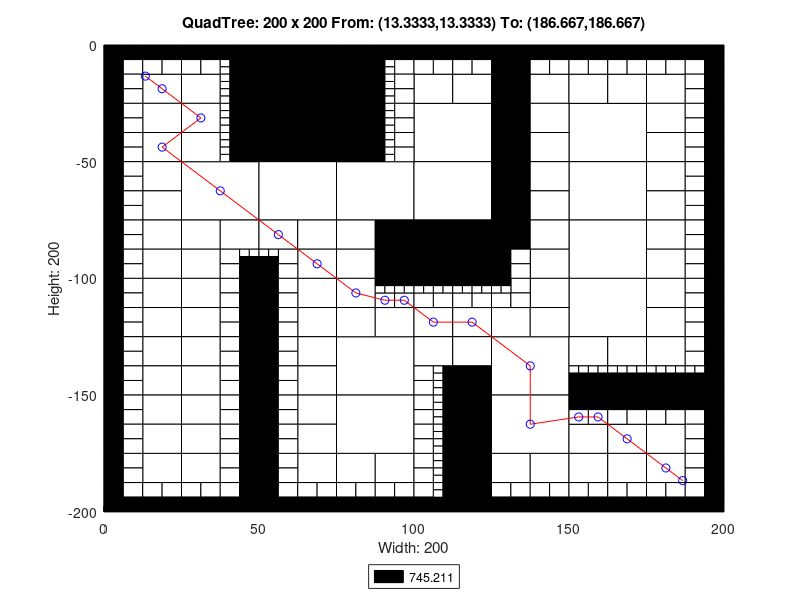

This chart was generated by the following MATLAB code:
axis([0 200 -200 0]);
title('QuadTree: 200 x 200 From: (13.3333,13.3333) To: (186.667,186.667)');
xlabel('Width: 200');
ylabel('Height: 200');
rectangle('Position',[50 -25 25 25], 'FaceColor',[0 0 0]);
rectangle('Position',[50 -50 25 25], 'FaceColor',[0 0 0]);
rectangle('Position',[25 -75 25 25], 'FaceColor',[1 1 1]);
rectangle('Position',[50 -75 25 25], 'FaceColor',[1 1 1]);
rectangle('Position',[75 -75 25 25], 'FaceColor',[1 1 1]);
rectangle('Position',[100 -50 25 25], 'FaceColor',[1 1 1]);
rectangle('Position',[150 -50 25 25], 'FaceColor',[1 1 1]);
rectangle('Position',[100 -75 25 25], 'FaceColor',[1 1 1]);
rectangle('Position',[100 -100 25 25], 'FaceColor',[0 0 0]);
rectangle('Position',[150 -75 25 25], 'FaceColor',[1 1 1]);
rectangle('Position',[150 -100 25 25], 'FaceColor',[1 1 1]);
rectangle('Position',[75 -150 25 25], 'FaceColor',[1 1 1]);
rectangle('Position',[75 -175 25 25], 'FaceColor',[1 1 1]);
rectangle('Position',[125 -150 25 25], 'FaceColor',[1 1 1]);
rectangle('Position',[150 -125 25 25], 'FaceColor',[1 1 1]);
rectangle('Position',[125 -175 25 25], 'FaceColor',[1 1 1]);
rectangle('Position',[12.5 -25 12.5 12.5], 'FaceColor',[1 1 1]);
rectangle('Position',[25 -25 12.5 12.5], 'FaceColor',[1 1 1]);
rectangle('Position',[12.5 -37.5 12.5 12.5], 'FaceColor',[1 1 1]);
rectangle('Position',[12.5 -50 12.5 12.5], 'FaceColor',[1 1 1]);
rectangle('Position',[25 -37.5 12.5 12.5], 'FaceColor',[1 1 1]);
rectangle('Position',[25 -50 12.5 12.5], 'FaceColor',[1 1 1]);
rectangle('Position',[75 -12.5 12.5 12.5], 'FaceColor',[0 0 0]);
rectangle('Position',[75 -25 12.5 12.5], 'FaceColor',[0 0 0]);
rectangle('Position',[75 -37.5 12.5 12.5], 'FaceColor',[0 0 0]);
rectangle('Position',[75 -50 12.5 12.5], 'FaceColor',[0 0 0]);
rectangle('Position',[12.5 -62.5 12.5 12.5], 'FaceColor',[1 1 1]);
rectangle('Position',[12.5 -75 12.5 12.5], 'FaceColor',[1 1 1]);
rectangle('Position',[12.5 -87.5 12.5 12.5], 'FaceColor',[1 1 1]);
rectangle('Position',[12.5 -100 12.5 12.5], 'FaceColor',[1 1 1]);
rectangle('Position',[25 -87.5 12.5 12.5], 'FaceColor',[1 1 1]);
rectangle('Position',[37.5 -87.5 12.5 12.5], 'FaceColor',[1 1 1]);
rectangle('Position',[25 -100 12.5 12.5], 'FaceColor',[1 1 1]);
rectangle('Position',[50 -87.5 12.5 12.5], 'FaceColor',[1 1 1]);
rectangle('Position',[62.5 -87.5 12.5 12.5], 'FaceColor',[1 1 1]);
rectangle('Position',[62.5 -100 12.5 12.5], 'FaceColor',[1 1 1]);
rectangle('Position',[75 -87.5 12.5 12.5], 'FaceColor',[1 1 1]);
rectangle('Position',[87.5 -87.5 12.5 12.5], 'FaceColor',[0 0 0]);
rectangle('Position',[75 -100 12.5 12.5], 'FaceColor',[1 1 1]);
rectangle('Position',[87.5 -100 12.5 12.5], 'FaceColor',[0 0 0]);
rectangle('Position',[100 -25 12.5 12.5], 'FaceColor',[1 1 1]);
rectangle('Position',[112.5 -25 12.5 12.5], 'FaceColor',[1 1 1]);
rectangle('Position',[125 -12.5 12.5 12.5], 'FaceColor',[0 0 0]);
rectangle('Position',[125 -25 12.5 12.5], 'FaceColor',[0 0 0]);
rectangle('Position',[137.5 -25 12.5 12.5], 'FaceColor',[1 1 1]);
rectangle('Position',[125 -37.5 12.5 12.5], 'FaceColor',[0 0 0]);
rectangle('Position',[137.5 -37.5 12.5 12.5], 'FaceColor',[1 1 1]);
rectangle('Position',[125 -50 12.5 12.5], 'FaceColor',[0 0 0]);
rectangle('Position',[137.5 -50 12.5 12.5], 'FaceColor',[1 1 1]);
rectangle('Position',[150 -25 12.5 12.5], 'FaceColor',[1 1 1]);
rectangle('Position',[162.5 -25 12.5 12.5], 'FaceColor',[1 1 1]);
rectangle('Position',[175 -25 12.5 12.5], 'FaceColor',[1 1 1]);
rectangle('Position',[175 -37.5 12.5 12.5], 'FaceColor',[1 1 1]);
rectangle('Position',[175 -50 12.5 12.5], 'FaceColor',[1 1 1]);
rectangle('Position',[125 -62.5 12.5 12.5], 'FaceColor',[0 0 0]);
rectangle('Position',[137.5 -62.5 12.5 12.5], 'FaceColor',[1 1 1]);
rectangle('Position',[125 -75 12.5 12.5], 'FaceColor',[0 0 0]);
rectangle('Position',[137.5 -75 12.5 12.5], 'FaceColor',[1 1 1]);
rectangle('Position',[125 -87.5 12.5 12.5], 'FaceColor',[0 0 0]);
rectangle('Position',[137.5 -87.5 12.5 12.5], 'FaceColor',[1 1 1]);
rectangle('Position',[137.5 -100 12.5 12.5], 'FaceColor',[1 1 1]);
rectangle('Position',[175 -62.5 12.5 12.5], 'FaceColor',[1 1 1]);
rectangle('Position',[175 -75 12.5 12.5], 'FaceColor',[1 1 1]);
rectangle('Position',[175 -87.5 12.5 12.5], 'FaceColor',[1 1 1]);
rectangle('Position',[175 -100 12.5 12.5], 'FaceColor',[1 1 1]);
rectangle('Position',[12.5 -112.5 12.5 12.5], 'FaceColor',[1 1 1]);
rectangle('Position',[12.5 -125 12.5 12.5], 'FaceColor',[1 1 1]);
rectangle('Position',[25 -112.5 12.5 12.5], 'FaceColor',[1 1 1]);
rectangle('Position',[25 -125 12.5 12.5], 'FaceColor',[1 1 1]);
rectangle('Position',[12.5 -137.5 12.5 12.5], 'FaceColor',[1 1 1]);
rectangle('Position',[12.5 -150 12.5 12.5], 'FaceColor',[1 1 1]);
rectangle('Position',[25 -137.5 12.5 12.5], 'FaceColor',[1 1 1]);
rectangle('Position',[25 -150 12.5 12.5], 'FaceColor',[1 1 1]);
rectangle('Position',[62.5 -112.5 12.5 12.5], 'FaceColor',[1 1 1]);
rectangle('Position',[62.5 -125 12.5 12.5], 'FaceColor',[1 1 1]);
rectangle('Position',[75 -112.5 12.5 12.5], 'FaceColor',[1 1 1]);
rectangle('Position',[75 -125 12.5 12.5], 'FaceColor',[1 1 1]);
rectangle('Position',[87.5 -125 12.5 12.5], 'FaceColor',[1 1 1]);
rectangle('Position',[62.5 -137.5 12.5 12.5], 'FaceColor',[1 1 1]);
rectangle('Position',[62.5 -150 12.5 12.5], 'FaceColor',[1 1 1]);
rectangle('Position',[12.5 -162.5 12.5 12.5], 'FaceColor',[1 1 1]);
rectangle('Position',[12.5 -175 12.5 12.5], 'FaceColor',[1 1 1]);
rectangle('Position',[25 -162.5 12.5 12.5], 'FaceColor',[1 1 1]);
rectangle('Position',[25 -175 12.5 12.5], 'FaceColor',[1 1 1]);
rectangle('Position',[12.5 -187.5 12.5 12.5], 'FaceColor',[1 1 1]);
rectangle('Position',[25 -187.5 12.5 12.5], 'FaceColor',[1 1 1]);
rectangle('Position',[62.5 -162.5 12.5 12.5], 'FaceColor',[1 1 1]);
rectangle('Position',[62.5 -175 12.5 12.5], 'FaceColor',[1 1 1]);
rectangle('Position',[62.5 -187.5 12.5 12.5], 'FaceColor',[1 1 1]);
rectangle('Position',[75 -187.5 12.5 12.5], 'FaceColor',[1 1 1]);
rectangle('Position',[87.5 -187.5 12.5 12.5], 'FaceColor',[1 1 1]);
rectangle('Position',[100 -125 12.5 12.5], 'FaceColor',[1 1 1]);
rectangle('Position',[112.5 -125 12.5 12.5], 'FaceColor',[1 1 1]);
rectangle('Position',[137.5 -112.5 12.5 12.5], 'FaceColor',[1 1 1]);
rectangle('Position',[125 -125 12.5 12.5], 'FaceColor',[1 1 1]);
rectangle('Position',[137.5 -125 12.5 12.5], 'FaceColor',[1 1 1]);
rectangle('Position',[100 -137.5 12.5 12.5], 'FaceColor',[1 1 1]);
rectangle('Position',[112.5 -137.5 12.5 12.5], 'FaceColor',[1 1 1]);
rectangle('Position',[112.5 -150 12.5 12.5], 'FaceColor',[0 0 0]);
rectangle('Position',[175 -112.5 12.5 12.5], 'FaceColor',[1 1 1]);
rectangle('Position',[175 -125 12.5 12.5], 'FaceColor',[1 1 1]);
rectangle('Position',[150 -137.5 12.5 12.5], 'FaceColor',[1 1 1]);
rectangle('Position',[162.5 -137.5 12.5 12.5], 'FaceColor',[1 1 1]);
rectangle('Position',[175 -137.5 12.5 12.5], 'FaceColor',[1 1 1]);
rectangle('Position',[112.5 -162.5 12.5 12.5], 'FaceColor',[0 0 0]);
rectangle('Position',[112.5 -175 12.5 12.5], 'FaceColor',[0 0 0]);
rectangle('Position',[112.5 -187.5 12.5 12.5], 'FaceColor',[0 0 0]);
rectangle('Position',[112.5 -200 12.5 12.5], 'FaceColor',[0 0 0]);
rectangle('Position',[125 -187.5 12.5 12.5], 'FaceColor',[1 1 1]);
rectangle('Position',[137.5 -187.5 12.5 12.5], 'FaceColor',[1 1 1]);
rectangle('Position',[150 -175 12.5 12.5], 'FaceColor',[1 1 1]);
rectangle('Position',[162.5 -175 12.5 12.5], 'FaceColor',[1 1 1]);
rectangle('Position',[175 -175 12.5 12.5], 'FaceColor',[1 1 1]);
rectangle('Position',[150 -187.5 12.5 12.5], 'FaceColor',[1 1 1]);
rectangle('Position',[162.5 -187.5 12.5 12.5], 'FaceColor',[1 1 1]);
rectangle('Position',[175 -187.5 12.5 12.5], 'FaceColor',[1 1 1]);
rectangle('Position',[0 -6.25 6.25 6.25], 'FaceColor',[0 0 0]);
rectangle('Position',[6.25 -6.25 6.25 6.25], 'FaceColor',[0 0 0]);
rectangle('Position',[0 -12.5 6.25 6.25], 'FaceColor',[0 0 0]);
rectangle('Position',[6.25 -12.5 6.25 6.25], 'FaceColor',[1 1 1]);
rectangle('Position',[12.5 -6.25 6.25 6.25], 'FaceColor',[0 0 0]);
rectangle('Position',[18.75 -6.25 6.25 6.25], 'FaceColor',[0 0 0]);
rectangle('Position',[12.5 -12.5 6.25 6.25], 'FaceColor',[1 1 1]);
rectangle('Position',[18.75 -12.5 6.25 6.25], 'FaceColor',[1 1 1]);
rectangle('Position',[0 -18.75 6.25 6.25], 'FaceColor',[0 0 0]);
rectangle('Position',[6.25 -18.75 6.25 6.25], 'FaceColor',[1 1 1]);
rectangle('Position',[0 -25 6.25 6.25], 'FaceColor',[0 0 0]);
rectangle('Position',[6.25 -25 6.25 6.25], 'FaceColor',[1 1 1]);
rectangle('Position',[25 -6.25 6.25 6.25], 'FaceColor',[0 0 0]);
rectangle('Position',[31.25 -6.25 6.25 6.25], 'FaceColor',[0 0 0]);
rectangle('Position',[25 -12.5 6.25 6.25], 'FaceColor',[1 1 1]);
rectangle('Position',[31.25 -12.5 6.25 6.25], 'FaceColor',[1 1 1]);
rectangle('Position',[37.5 -6.25 6.25 6.25], 'FaceColor',[0 0 0]);
rectangle('Position',[43.75 -6.25 6.25 6.25], 'FaceColor',[0 0 0]);
rectangle('Position',[43.75 -12.5 6.25 6.25], 'FaceColor',[0 0 0]);
rectangle('Position',[43.75 -18.75 6.25 6.25], 'FaceColor',[0 0 0]);
rectangle('Position',[43.75 -25 6.25 6.25], 'FaceColor',[0 0 0]);
rectangle('Position',[0 -31.25 6.25 6.25], 'FaceColor',[0 0 0]);
rectangle('Position',[6.25 -31.25 6.25 6.25], 'FaceColor',[1 1 1]);
rectangle('Position',[0 -37.5 6.25 6.25], 'FaceColor',[0 0 0]);
rectangle('Position',[6.25 -37.5 6.25 6.25], 'FaceColor',[1 1 1]);
rectangle('Position',[0 -43.75 6.25 6.25], 'FaceColor',[0 0 0]);
rectangle('Position',[6.25 -43.75 6.25 6.25], 'FaceColor',[1 1 1]);
rectangle('Position',[0 -50 6.25 6.25], 'FaceColor',[0 0 0]);
rectangle('Position',[6.25 -50 6.25 6.25], 'FaceColor',[1 1 1]);
rectangle('Position',[43.75 -31.25 6.25 6.25], 'FaceColor',[0 0 0]);
rectangle('Position',[43.75 -37.5 6.25 6.25], 'FaceColor',[0 0 0]);
rectangle('Position',[43.75 -43.75 6.25 6.25], 'FaceColor',[0 0 0]);
rectangle('Position',[43.75 -50 6.25 6.25], 'FaceColor',[0 0 0]);
rectangle('Position',[87.5 -6.25 6.25 6.25], 'FaceColor',[0 0 0]);
rectangle('Position',[93.75 -6.25 6.25 6.25], 'FaceColor',[0 0 0]);
rectangle('Position',[93.75 -12.5 6.25 6.25], 'FaceColor',[1 1 1]);
rectangle('Position',[93.75 -18.75 6.25 6.25], 'FaceColor',[1 1 1]);
rectangle('Position',[93.75 -25 6.25 6.25], 'FaceColor',[1 1 1]);
rectangle('Position',[93.75 -31.25 6.25 6.25], 'FaceColor',[1 1 1]);
rectangle('Position',[93.75 -37.5 6.25 6.25], 'FaceColor',[1 1 1]);
rectangle('Position',[93.75 -43.75 6.25 6.25], 'FaceColor',[1 1 1]);
rectangle('Position',[93.75 -50 6.25 6.25], 'FaceColor',[1 1 1]);
rectangle('Position',[0 -56.25 6.25 6.25], 'FaceColor',[0 0 0]);
rectangle('Position',[6.25 -56.25 6.25 6.25], 'FaceColor',[1 1 1]);
rectangle('Position',[0 -62.5 6.25 6.25], 'FaceColor',[0 0 0]);
rectangle('Position',[6.25 -62.5 6.25 6.25], 'FaceColor',[1 1 1]);
rectangle('Position',[0 -68.75 6.25 6.25], 'FaceColor',[0 0 0]);
rectangle('Position',[6.25 -68.75 6.25 6.25], 'FaceColor',[1 1 1]);
rectangle('Position',[0 -75 6.25 6.25], 'FaceColor',[0 0 0]);
rectangle('Position',[6.25 -75 6.25 6.25], 'FaceColor',[1 1 1]);
rectangle('Position',[0 -81.25 6.25 6.25], 'FaceColor',[0 0 0]);
rectangle('Position',[6.25 -81.25 6.25 6.25], 'FaceColor',[1 1 1]);
rectangle('Position',[0 -87.5 6.25 6.25], 'FaceColor',[0 0 0]);
rectangle('Position',[6.25 -87.5 6.25 6.25], 'FaceColor',[1 1 1]);
rectangle('Position',[0 -93.75 6.25 6.25], 'FaceColor',[0 0 0]);
rectangle('Position',[6.25 -93.75 6.25 6.25], 'FaceColor',[1 1 1]);
rectangle('Position',[0 -100 6.25 6.25], 'FaceColor',[0 0 0]);
rectangle('Position',[6.25 -100 6.25 6.25], 'FaceColor',[1 1 1]);
rectangle('Position',[37.5 -93.75 6.25 6.25], 'FaceColor',[1 1 1]);
rectangle('Position',[37.5 -100 6.25 6.25], 'FaceColor',[1 1 1]);
rectangle('Position',[43.75 -100 6.25 6.25], 'FaceColor',[0 0 0]);
rectangle('Position',[56.25 -93.75 6.25 6.25], 'FaceColor',[1 1 1]);
rectangle('Position',[50 -100 6.25 6.25], 'FaceColor',[0 0 0]);
rectangle('Position',[56.25 -100 6.25 6.25], 'FaceColor',[1 1 1]);
rectangle('Position',[100 -6.25 6.25 6.25], 'FaceColor',[0 0 0]);
rectangle('Position',[106.25 -6.25 6.25 6.25], 'FaceColor',[0 0 0]);
rectangle('Position',[100 -12.5 6.25 6.25], 'FaceColor',[1 1 1]);
rectangle('Position',[106.25 -12.5 6.25 6.25], 'FaceColor',[1 1 1]);
rectangle('Position',[112.5 -6.25 6.25 6.25], 'FaceColor',[0 0 0]);
rectangle('Position',[118.75 -6.25 6.25 6.25], 'FaceColor',[0 0 0]);
rectangle('Position',[112.5 -12.5 6.25 6.25], 'FaceColor',[1 1 1]);
rectangle('Position',[118.75 -12.5 6.25 6.25], 'FaceColor',[1 1 1]);
rectangle('Position',[137.5 -6.25 6.25 6.25], 'FaceColor',[0 0 0]);
rectangle('Position',[143.75 -6.25 6.25 6.25], 'FaceColor',[0 0 0]);
rectangle('Position',[137.5 -12.5 6.25 6.25], 'FaceColor',[1 1 1]);
rectangle('Position',[143.75 -12.5 6.25 6.25], 'FaceColor',[1 1 1]);
rectangle('Position',[150 -6.25 6.25 6.25], 'FaceColor',[0 0 0]);
rectangle('Position',[156.25 -6.25 6.25 6.25], 'FaceColor',[0 0 0]);
rectangle('Position',[150 -12.5 6.25 6.25], 'FaceColor',[1 1 1]);
rectangle('Position',[156.25 -12.5 6.25 6.25], 'FaceColor',[1 1 1]);
rectangle('Position',[162.5 -6.25 6.25 6.25], 'FaceColor',[0 0 0]);
rectangle('Position',[168.75 -6.25 6.25 6.25], 'FaceColor',[0 0 0]);
rectangle('Position',[162.5 -12.5 6.25 6.25], 'FaceColor',[1 1 1]);
rectangle('Position',[168.75 -12.5 6.25 6.25], 'FaceColor',[1 1 1]);
rectangle('Position',[175 -6.25 6.25 6.25], 'FaceColor',[0 0 0]);
rectangle('Position',[181.25 -6.25 6.25 6.25], 'FaceColor',[0 0 0]);
rectangle('Position',[175 -12.5 6.25 6.25], 'FaceColor',[1 1 1]);
rectangle('Position',[181.25 -12.5 6.25 6.25], 'FaceColor',[1 1 1]);
rectangle('Position',[187.5 -6.25 6.25 6.25], 'FaceColor',[0 0 0]);
rectangle('Position',[193.75 -6.25 6.25 6.25], 'FaceColor',[0 0 0]);
rectangle('Position',[187.5 -12.5 6.25 6.25], 'FaceColor',[1 1 1]);
rectangle('Position',[193.75 -12.5 6.25 6.25], 'FaceColor',[0 0 0]);
rectangle('Position',[187.5 -18.75 6.25 6.25], 'FaceColor',[1 1 1]);
rectangle('Position',[193.75 -18.75 6.25 6.25], 'FaceColor',[0 0 0]);
rectangle('Position',[187.5 -25 6.25 6.25], 'FaceColor',[1 1 1]);
rectangle('Position',[193.75 -25 6.25 6.25], 'FaceColor',[0 0 0]);
rectangle('Position',[187.5 -31.25 6.25 6.25], 'FaceColor',[1 1 1]);
rectangle('Position',[193.75 -31.25 6.25 6.25], 'FaceColor',[0 0 0]);
rectangle('Position',[187.5 -37.5 6.25 6.25], 'FaceColor',[1 1 1]);
rectangle('Position',[193.75 -37.5 6.25 6.25], 'FaceColor',[0 0 0]);
rectangle('Position',[187.5 -43.75 6.25 6.25], 'FaceColor',[1 1 1]);
rectangle('Position',[193.75 -43.75 6.25 6.25], 'FaceColor',[0 0 0]);
rectangle('Position',[187.5 -50 6.25 6.25], 'FaceColor',[1 1 1]);
rectangle('Position',[193.75 -50 6.25 6.25], 'FaceColor',[0 0 0]);
rectangle('Position',[125 -93.75 6.25 6.25], 'FaceColor',[0 0 0]);
rectangle('Position',[131.25 -93.75 6.25 6.25], 'FaceColor',[1 1 1]);
rectangle('Position',[125 -100 6.25 6.25], 'FaceColor',[0 0 0]);
rectangle('Position',[131.25 -100 6.25 6.25], 'FaceColor',[1 1 1]);
rectangle('Position',[187.5 -56.25 6.25 6.25], 'FaceColor',[1 1 1]);
rectangle('Position',[193.75 -56.25 6.25 6.25], 'FaceColor',[0 0 0]);
rectangle('Position',[187.5 -62.5 6.25 6.25], 'FaceColor',[1 1 1]);
rectangle('Position',[193.75 -62.5 6.25 6.25], 'FaceColor',[0 0 0]);
rectangle('Position',[187.5 -68.75 6.25 6.25], 'FaceColor',[1 1 1]);
rectangle('Position',[193.75 -68.75 6.25 6.25], 'FaceColor',[0 0 0]);
rectangle('Position',[187.5 -75 6.25 6.25], 'FaceColor',[1 1 1]);
rectangle('Position',[193.75 -75 6.25 6.25], 'FaceColor',[0 0 0]);
rectangle('Position',[187.5 -81.25 6.25 6.25], 'FaceColor',[1 1 1]);
rectangle('Position',[193.75 -81.25 6.25 6.25], 'FaceColor',[0 0 0]);
rectangle('Position',[187.5 -87.5 6.25 6.25], 'FaceColor',[1 1 1]);
rectangle('Position',[193.75 -87.5 6.25 6.25], 'FaceColor',[0 0 0]);
rectangle('Position',[187.5 -93.75 6.25 6.25], 'FaceColor',[1 1 1]);
rectangle('Position',[193.75 -93.75 6.25 6.25], 'FaceColor',[0 0 0]);
rectangle('Position',[187.5 -100 6.25 6.25], 'FaceColor',[1 1 1]);
rectangle('Position',[193.75 -100 6.25 6.25], 'FaceColor',[0 0 0]);
rectangle('Position',[0 -106.25 6.25 6.25], 'FaceColor',[0 0 0]);
rectangle('Position',[6.25 -106.25 6.25 6.25], 'FaceColor',[1 1 1]);
rectangle('Position',[0 -112.5 6.25 6.25], 'FaceColor',[0 0 0]);
rectangle('Position',[6.25 -112.5 6.25 6.25], 'FaceColor',[1 1 1]);
rectangle('Position',[0 -118.75 6.25 6.25], 'FaceColor',[0 0 0]);
rectangle('Position',[6.25 -118.75 6.25 6.25], 'FaceColor',[1 1 1]);
rectangle('Position',[0 -125 6.25 6.25], 'FaceColor',[0 0 0]);
rectangle('Position',[6.25 -125 6.25 6.25], 'FaceColor',[1 1 1]);
rectangle('Position',[37.5 -106.25 6.25 6.25], 'FaceColor',[1 1 1]);
rectangle('Position',[43.75 -106.25 6.25 6.25], 'FaceColor',[0 0 0]);
rectangle('Position',[37.5 -112.5 6.25 6.25], 'FaceColor',[1 1 1]);
rectangle('Position',[43.75 -112.5 6.25 6.25], 'FaceColor',[0 0 0]);
rectangle('Position',[37.5 -118.75 6.25 6.25], 'FaceColor',[1 1 1]);
rectangle('Position',[43.75 -118.75 6.25 6.25], 'FaceColor',[0 0 0]);
rectangle('Position',[37.5 -125 6.25 6.25], 'FaceColor',[1 1 1]);
rectangle('Position',[43.75 -125 6.25 6.25], 'FaceColor',[0 0 0]);
rectangle('Position',[0 -131.25 6.25 6.25], 'FaceColor',[0 0 0]);
rectangle('Position',[6.25 -131.25 6.25 6.25], 'FaceColor',[1 1 1]);
rectangle('Position',[0 -137.5 6.25 6.25], 'FaceColor',[0 0 0]);
rectangle('Position',[6.25 -137.5 6.25 6.25], 'FaceColor',[1 1 1]);
rectangle('Position',[0 -143.75 6.25 6.25], 'FaceColor',[0 0 0]);
rectangle('Position',[6.25 -143.75 6.25 6.25], 'FaceColor',[1 1 1]);
rectangle('Position',[0 -150 6.25 6.25], 'FaceColor',[0 0 0]);
rectangle('Position',[6.25 -150 6.25 6.25], 'FaceColor',[1 1 1]);
rectangle('Position',[37.5 -131.25 6.25 6.25], 'FaceColor',[1 1 1]);
rectangle('Position',[43.75 -131.25 6.25 6.25], 'FaceColor',[0 0 0]);
rectangle('Position',[37.5 -137.5 6.25 6.25], 'FaceColor',[1 1 1]);
rectangle('Position',[43.75 -137.5 6.25 6.25], 'FaceColor',[0 0 0]);
rectangle('Position',[37.5 -143.75 6.25 6.25], 'FaceColor',[1 1 1]);
rectangle('Position',[43.75 -143.75 6.25 6.25], 'FaceColor',[0 0 0]);
rectangle('Position',[37.5 -150 6.25 6.25], 'FaceColor',[1 1 1]);
rectangle('Position',[43.75 -150 6.25 6.25], 'FaceColor',[0 0 0]);
rectangle('Position',[50 -106.25 6.25 6.25], 'FaceColor',[0 0 0]);
rectangle('Position',[56.25 -106.25 6.25 6.25], 'FaceColor',[1 1 1]);
rectangle('Position',[50 -112.5 6.25 6.25], 'FaceColor',[0 0 0]);
rectangle('Position',[56.25 -112.5 6.25 6.25], 'FaceColor',[1 1 1]);
rectangle('Position',[50 -118.75 6.25 6.25], 'FaceColor',[0 0 0]);
rectangle('Position',[56.25 -118.75 6.25 6.25], 'FaceColor',[1 1 1]);
rectangle('Position',[50 -125 6.25 6.25], 'FaceColor',[0 0 0]);
rectangle('Position',[56.25 -125 6.25 6.25], 'FaceColor',[1 1 1]);
rectangle('Position',[87.5 -112.5 6.25 6.25], 'FaceColor',[1 1 1]);
rectangle('Position',[93.75 -112.5 6.25 6.25], 'FaceColor',[1 1 1]);
rectangle('Position',[50 -131.25 6.25 6.25], 'FaceColor',[0 0 0]);
rectangle('Position',[56.25 -131.25 6.25 6.25], 'FaceColor',[1 1 1]);
rectangle('Position',[50 -137.5 6.25 6.25], 'FaceColor',[0 0 0]);
rectangle('Position',[56.25 -137.5 6.25 6.25], 'FaceColor',[1 1 1]);
rectangle('Position',[50 -143.75 6.25 6.25], 'FaceColor',[0 0 0]);
rectangle('Position',[56.25 -143.75 6.25 6.25], 'FaceColor',[1 1 1]);
rectangle('Position',[50 -150 6.25 6.25], 'FaceColor',[0 0 0]);
rectangle('Position',[56.25 -150 6.25 6.25], 'FaceColor',[1 1 1]);
rectangle('Position',[0 -156.25 6.25 6.25], 'FaceColor',[0 0 0]);
rectangle('Position',[6.25 -156.25 6.25 6.25], 'FaceColor',[1 1 1]);
rectangle('Position',[0 -162.5 6.25 6.25], 'FaceColor',[0 0 0]);
rectangle('Position',[6.25 -162.5 6.25 6.25], 'FaceColor',[1 1 1]);
rectangle('Position',[0 -168.75 6.25 6.25], 'FaceColor',[0 0 0]);
rectangle('Position',[6.25 -168.75 6.25 6.25], 'FaceColor',[1 1 1]);
rectangle('Position',[0 -175 6.25 6.25], 'FaceColor',[0 0 0]);
rectangle('Position',[6.25 -175 6.25 6.25], 'FaceColor',[1 1 1]);
rectangle('Position',[37.5 -156.25 6.25 6.25], 'FaceColor',[1 1 1]);
rectangle('Position',[43.75 -156.25 6.25 6.25], 'FaceColor',[0 0 0]);
rectangle('Position',[37.5 -162.5 6.25 6.25], 'FaceColor',[1 1 1]);
rectangle('Position',[43.75 -162.5 6.25 6.25], 'FaceColor',[0 0 0]);
rectangle('Position',[37.5 -168.75 6.25 6.25], 'FaceColor',[1 1 1]);
rectangle('Position',[43.75 -168.75 6.25 6.25], 'FaceColor',[0 0 0]);
rectangle('Position',[37.5 -175 6.25 6.25], 'FaceColor',[1 1 1]);
rectangle('Position',[43.75 -175 6.25 6.25], 'FaceColor',[0 0 0]);
rectangle('Position',[0 -181.25 6.25 6.25], 'FaceColor',[0 0 0]);
rectangle('Position',[6.25 -181.25 6.25 6.25], 'FaceColor',[1 1 1]);
rectangle('Position',[0 -187.5 6.25 6.25], 'FaceColor',[0 0 0]);
rectangle('Position',[6.25 -187.5 6.25 6.25], 'FaceColor',[1 1 1]);
rectangle('Position',[0 -193.75 6.25 6.25], 'FaceColor',[0 0 0]);
rectangle('Position',[6.25 -193.75 6.25 6.25], 'FaceColor',[1 1 1]);
rectangle('Position',[0 -200 6.25 6.25], 'FaceColor',[0 0 0]);
rectangle('Position',[6.25 -200 6.25 6.25], 'FaceColor',[0 0 0]);
rectangle('Position',[12.5 -193.75 6.25 6.25], 'FaceColor',[1 1 1]);
rectangle('Position',[18.75 -193.75 6.25 6.25], 'FaceColor',[1 1 1]);
rectangle('Position',[12.5 -200 6.25 6.25], 'FaceColor',[0 0 0]);
rectangle('Position',[18.75 -200 6.25 6.25], 'FaceColor',[0 0 0]);
rectangle('Position',[37.5 -181.25 6.25 6.25], 'FaceColor',[1 1 1]);
rectangle('Position',[43.75 -181.25 6.25 6.25], 'FaceColor',[0 0 0]);
rectangle('Position',[37.5 -187.5 6.25 6.25], 'FaceColor',[1 1 1]);
rectangle('Position',[43.75 -187.5 6.25 6.25], 'FaceColor',[0 0 0]);
rectangle('Position',[25 -193.75 6.25 6.25], 'FaceColor',[1 1 1]);
rectangle('Position',[31.25 -193.75 6.25 6.25], 'FaceColor',[1 1 1]);
rectangle('Position',[25 -200 6.25 6.25], 'FaceColor',[0 0 0]);
rectangle('Position',[31.25 -200 6.25 6.25], 'FaceColor',[0 0 0]);
rectangle('Position',[37.5 -193.75 6.25 6.25], 'FaceColor',[1 1 1]);
rectangle('Position',[43.75 -193.75 6.25 6.25], 'FaceColor',[0 0 0]);
rectangle('Position',[37.5 -200 6.25 6.25], 'FaceColor',[0 0 0]);
rectangle('Position',[43.75 -200 6.25 6.25], 'FaceColor',[0 0 0]);
rectangle('Position',[50 -156.25 6.25 6.25], 'FaceColor',[0 0 0]);
rectangle('Position',[56.25 -156.25 6.25 6.25], 'FaceColor',[1 1 1]);
rectangle('Position',[50 -162.5 6.25 6.25], 'FaceColor',[0 0 0]);
rectangle('Position',[56.25 -162.5 6.25 6.25], 'FaceColor',[1 1 1]);
rectangle('Position',[50 -168.75 6.25 6.25], 'FaceColor',[0 0 0]);
rectangle('Position',[56.25 -168.75 6.25 6.25], 'FaceColor',[1 1 1]);
rectangle('Position',[50 -175 6.25 6.25], 'FaceColor',[0 0 0]);
rectangle('Position',[56.25 -175 6.25 6.25], 'FaceColor',[1 1 1]);
rectangle('Position',[50 -181.25 6.25 6.25], 'FaceColor',[0 0 0]);
rectangle('Position',[56.25 -181.25 6.25 6.25], 'FaceColor',[1 1 1]);
rectangle('Position',[50 -187.5 6.25 6.25], 'FaceColor',[0 0 0]);
rectangle('Position',[56.25 -187.5 6.25 6.25], 'FaceColor',[1 1 1]);
rectangle('Position',[50 -193.75 6.25 6.25], 'FaceColor',[0 0 0]);
rectangle('Position',[56.25 -193.75 6.25 6.25], 'FaceColor',[1 1 1]);
rectangle('Position',[50 -200 6.25 6.25], 'FaceColor',[0 0 0]);
rectangle('Position',[56.25 -200 6.25 6.25], 'FaceColor',[0 0 0]);
rectangle('Position',[62.5 -193.75 6.25 6.25], 'FaceColor',[1 1 1]);
rectangle('Position',[68.75 -193.75 6.25 6.25], 'FaceColor',[1 1 1]);
rectangle('Position',[62.5 -200 6.25 6.25], 'FaceColor',[0 0 0]);
rectangle('Position',[68.75 -200 6.25 6.25], 'FaceColor',[0 0 0]);
rectangle('Position',[75 -193.75 6.25 6.25], 'FaceColor',[1 1 1]);
rectangle('Position',[81.25 -193.75 6.25 6.25], 'FaceColor',[1 1 1]);
rectangle('Position',[75 -200 6.25 6.25], 'FaceColor',[0 0 0]);
rectangle('Position',[81.25 -200 6.25 6.25], 'FaceColor',[0 0 0]);
rectangle('Position',[87.5 -193.75 6.25 6.25], 'FaceColor',[1 1 1]);
rectangle('Position',[93.75 -193.75 6.25 6.25], 'FaceColor',[1 1 1]);
rectangle('Position',[87.5 -200 6.25 6.25], 'FaceColor',[0 0 0]);
rectangle('Position',[93.75 -200 6.25 6.25], 'FaceColor',[0 0 0]);
rectangle('Position',[100 -112.5 6.25 6.25], 'FaceColor',[1 1 1]);
rectangle('Position',[106.25 -112.5 6.25 6.25], 'FaceColor',[1 1 1]);
rectangle('Position',[112.5 -112.5 6.25 6.25], 'FaceColor',[1 1 1]);
rectangle('Position',[118.75 -112.5 6.25 6.25], 'FaceColor',[1 1 1]);
rectangle('Position',[131.25 -106.25 6.25 6.25], 'FaceColor',[1 1 1]);
rectangle('Position',[125 -112.5 6.25 6.25], 'FaceColor',[1 1 1]);
rectangle('Position',[131.25 -112.5 6.25 6.25], 'FaceColor',[1 1 1]);
rectangle('Position',[100 -143.75 6.25 6.25], 'FaceColor',[1 1 1]);
rectangle('Position',[100 -150 6.25 6.25], 'FaceColor',[1 1 1]);
rectangle('Position',[187.5 -106.25 6.25 6.25], 'FaceColor',[1 1 1]);
rectangle('Position',[193.75 -106.25 6.25 6.25], 'FaceColor',[0 0 0]);
rectangle('Position',[187.5 -112.5 6.25 6.25], 'FaceColor',[1 1 1]);
rectangle('Position',[193.75 -112.5 6.25 6.25], 'FaceColor',[0 0 0]);
rectangle('Position',[187.5 -118.75 6.25 6.25], 'FaceColor',[1 1 1]);
rectangle('Position',[193.75 -118.75 6.25 6.25], 'FaceColor',[0 0 0]);
rectangle('Position',[187.5 -125 6.25 6.25], 'FaceColor',[1 1 1]);
rectangle('Position',[193.75 -125 6.25 6.25], 'FaceColor',[0 0 0]);
rectangle('Position',[150 -150 6.25 6.25], 'FaceColor',[0 0 0]);
rectangle('Position',[156.25 -150 6.25 6.25], 'FaceColor',[0 0 0]);
rectangle('Position',[162.5 -150 6.25 6.25], 'FaceColor',[0 0 0]);
rectangle('Position',[168.75 -150 6.25 6.25], 'FaceColor',[0 0 0]);
rectangle('Position',[187.5 -131.25 6.25 6.25], 'FaceColor',[1 1 1]);
rectangle('Position',[193.75 -131.25 6.25 6.25], 'FaceColor',[0 0 0]);
rectangle('Position',[187.5 -137.5 6.25 6.25], 'FaceColor',[1 1 1]);
rectangle('Position',[193.75 -137.5 6.25 6.25], 'FaceColor',[0 0 0]);
rectangle('Position',[175 -150 6.25 6.25], 'FaceColor',[0 0 0]);
rectangle('Position',[181.25 -150 6.25 6.25], 'FaceColor',[0 0 0]);
rectangle('Position',[193.75 -143.75 6.25 6.25], 'FaceColor',[0 0 0]);
rectangle('Position',[187.5 -150 6.25 6.25], 'FaceColor',[0 0 0]);
rectangle('Position',[193.75 -150 6.25 6.25], 'FaceColor',[0 0 0]);
rectangle('Position',[100 -156.25 6.25 6.25], 'FaceColor',[1 1 1]);
rectangle('Position',[100 -162.5 6.25 6.25], 'FaceColor',[1 1 1]);
rectangle('Position',[100 -168.75 6.25 6.25], 'FaceColor',[1 1 1]);
rectangle('Position',[100 -175 6.25 6.25], 'FaceColor',[1 1 1]);
rectangle('Position',[100 -181.25 6.25 6.25], 'FaceColor',[1 1 1]);
rectangle('Position',[100 -187.5 6.25 6.25], 'FaceColor',[1 1 1]);
rectangle('Position',[100 -193.75 6.25 6.25], 'FaceColor',[1 1 1]);
rectangle('Position',[100 -200 6.25 6.25], 'FaceColor',[0 0 0]);
rectangle('Position',[106.25 -200 6.25 6.25], 'FaceColor',[0 0 0]);
rectangle('Position',[125 -193.75 6.25 6.25], 'FaceColor',[1 1 1]);
rectangle('Position',[131.25 -193.75 6.25 6.25], 'FaceColor',[1 1 1]);
rectangle('Position',[125 -200 6.25 6.25], 'FaceColor',[0 0 0]);
rectangle('Position',[131.25 -200 6.25 6.25], 'FaceColor',[0 0 0]);
rectangle('Position',[137.5 -193.75 6.25 6.25], 'FaceColor',[1 1 1]);
rectangle('Position',[143.75 -193.75 6.25 6.25], 'FaceColor',[1 1 1]);
rectangle('Position',[137.5 -200 6.25 6.25], 'FaceColor',[0 0 0]);
rectangle('Position',[143.75 -200 6.25 6.25], 'FaceColor',[0 0 0]);
rectangle('Position',[150 -156.25 6.25 6.25], 'FaceColor',[0 0 0]);
rectangle('Position',[156.25 -156.25 6.25 6.25], 'FaceColor',[0 0 0]);
rectangle('Position',[150 -162.5 6.25 6.25], 'FaceColor',[1 1 1]);
rectangle('Position',[156.25 -162.5 6.25 6.25], 'FaceColor',[1 1 1]);
rectangle('Position',[162.5 -156.25 6.25 6.25], 'FaceColor',[0 0 0]);
rectangle('Position',[168.75 -156.25 6.25 6.25], 'FaceColor',[0 0 0]);
rectangle('Position',[162.5 -162.5 6.25 6.25], 'FaceColor',[1 1 1]);
rectangle('Position',[168.75 -162.5 6.25 6.25], 'FaceColor',[1 1 1]);
rectangle('Position',[175 -156.25 6.25 6.25], 'FaceColor',[0 0 0]);
rectangle('Position',[181.25 -156.25 6.25 6.25], 'FaceColor',[0 0 0]);
rectangle('Position',[175 -162.5 6.25 6.25], 'FaceColor',[1 1 1]);
rectangle('Position',[181.25 -162.5 6.25 6.25], 'FaceColor',[1 1 1]);
rectangle('Position',[187.5 -156.25 6.25 6.25], 'FaceColor',[0 0 0]);
rectangle('Position',[193.75 -156.25 6.25 6.25], 'FaceColor',[0 0 0]);
rectangle('Position',[187.5 -162.5 6.25 6.25], 'FaceColor',[1 1 1]);
rectangle('Position',[193.75 -162.5 6.25 6.25], 'FaceColor',[0 0 0]);
rectangle('Position',[187.5 -168.75 6.25 6.25], 'FaceColor',[1 1 1]);
rectangle('Position',[193.75 -168.75 6.25 6.25], 'FaceColor',[0 0 0]);
rectangle('Position',[187.5 -175 6.25 6.25], 'FaceColor',[1 1 1]);
rectangle('Position',[193.75 -175 6.25 6.25], 'FaceColor',[0 0 0]);
rectangle('Position',[150 -193.75 6.25 6.25], 'FaceColor',[1 1 1]);
rectangle('Position',[156.25 -193.75 6.25 6.25], 'FaceColor',[1 1 1]);
rectangle('Position',[150 -200 6.25 6.25], 'FaceColor',[0 0 0]);
rectangle('Position',[156.25 -200 6.25 6.25], 'FaceColor',[0 0 0]);
rectangle('Position',[162.5 -193.75 6.25 6.25], 'FaceColor',[1 1 1]);
rectangle('Position',[168.75 -193.75 6.25 6.25], 'FaceColor',[1 1 1]);
rectangle('Position',[162.5 -200 6.25 6.25], 'FaceColor',[0 0 0]);
rectangle('Position',[168.75 -200 6.25 6.25], 'FaceColor',[0 0 0]);
rectangle('Position',[187.5 -181.25 6.25 6.25], 'FaceColor',[1 1 1]);
rectangle('Position',[193.75 -181.25 6.25 6.25], 'FaceColor',[0 0 0]);
rectangle('Position',[187.5 -187.5 6.25 6.25], 'FaceColor',[1 1 1]);
rectangle('Position',[193.75 -187.5 6.25 6.25], 'FaceColor',[0 0 0]);
rectangle('Position',[175 -193.75 6.25 6.25], 'FaceColor',[1 1 1]);
rectangle('Position',[181.25 -193.75 6.25 6.25], 'FaceColor',[1 1 1]);
rectangle('Position',[175 -200 6.25 6.25], 'FaceColor',[0 0 0]);
rectangle('Position',[181.25 -200 6.25 6.25], 'FaceColor',[0 0 0]);
rectangle('Position',[187.5 -193.75 6.25 6.25], 'FaceColor',[1 1 1]);
rectangle('Position',[193.75 -193.75 6.25 6.25], 'FaceColor',[0 0 0]);
rectangle('Position',[187.5 -200 6.25 6.25], 'FaceColor',[0 0 0]);
rectangle('Position',[193.75 -200 6.25 6.25], 'FaceColor',[0 0 0]);
rectangle('Position',[37.5 -9.375 3.125 3.125], 'FaceColor',[1 1 1]);
rectangle('Position',[40.625 -9.375 3.125 3.125], 'FaceColor',[0 0 0]);
rectangle('Position',[37.5 -12.5 3.125 3.125], 'FaceColor',[1 1 1]);
rectangle('Position',[40.625 -12.5 3.125 3.125], 'FaceColor',[0 0 0]);
rectangle('Position',[37.5 -15.625 3.125 3.125], 'FaceColor',[1 1 1]);
rectangle('Position',[40.625 -15.625 3.125 3.125], 'FaceColor',[0 0 0]);
rectangle('Position',[37.5 -18.75 3.125 3.125], 'FaceColor',[1 1 1]);
rectangle('Position',[40.625 -18.75 3.125 3.125], 'FaceColor',[0 0 0]);
rectangle('Position',[37.5 -21.875 3.125 3.125], 'FaceColor',[1 1 1]);
rectangle('Position',[40.625 -21.875 3.125 3.125], 'FaceColor',[0 0 0]);
rectangle('Position',[37.5 -25 3.125 3.125], 'FaceColor',[1 1 1]);
rectangle('Position',[40.625 -25 3.125 3.125], 'FaceColor',[0 0 0]);
rectangle('Position',[37.5 -28.125 3.125 3.125], 'FaceColor',[1 1 1]);
rectangle('Position',[40.625 -28.125 3.125 3.125], 'FaceColor',[0 0 0]);
rectangle('Position',[37.5 -31.25 3.125 3.125], 'FaceColor',[1 1 1]);
rectangle('Position',[40.625 -31.25 3.125 3.125], 'FaceColor',[0 0 0]);
rectangle('Position',[37.5 -34.375 3.125 3.125], 'FaceColor',[1 1 1]);
rectangle('Position',[40.625 -34.375 3.125 3.125], 'FaceColor',[0 0 0]);
rectangle('Position',[37.5 -37.5 3.125 3.125], 'FaceColor',[1 1 1]);
rectangle('Position',[40.625 -37.5 3.125 3.125], 'FaceColor',[0 0 0]);
rectangle('Position',[37.5 -40.625 3.125 3.125], 'FaceColor',[1 1 1]);
rectangle('Position',[40.625 -40.625 3.125 3.125], 'FaceColor',[0 0 0]);
rectangle('Position',[37.5 -43.75 3.125 3.125], 'FaceColor',[1 1 1]);
rectangle('Position',[40.625 -43.75 3.125 3.125], 'FaceColor',[0 0 0]);
rectangle('Position',[37.5 -46.875 3.125 3.125], 'FaceColor',[1 1 1]);
rectangle('Position',[40.625 -46.875 3.125 3.125], 'FaceColor',[0 0 0]);
rectangle('Position',[37.5 -50 3.125 3.125], 'FaceColor',[1 1 1]);
rectangle('Position',[40.625 -50 3.125 3.125], 'FaceColor',[0 0 0]);
rectangle('Position',[87.5 -9.375 3.125 3.125], 'FaceColor',[0 0 0]);
rectangle('Position',[90.625 -9.375 3.125 3.125], 'FaceColor',[1 1 1]);
rectangle('Position',[87.5 -12.5 3.125 3.125], 'FaceColor',[0 0 0]);
rectangle('Position',[90.625 -12.5 3.125 3.125], 'FaceColor',[1 1 1]);
rectangle('Position',[87.5 -15.625 3.125 3.125], 'FaceColor',[0 0 0]);
rectangle('Position',[90.625 -15.625 3.125 3.125], 'FaceColor',[1 1 1]);
rectangle('Position',[87.5 -18.75 3.125 3.125], 'FaceColor',[0 0 0]);
rectangle('Position',[90.625 -18.75 3.125 3.125], 'FaceColor',[1 1 1]);
rectangle('Position',[87.5 -21.875 3.125 3.125], 'FaceColor',[0 0 0]);
rectangle('Position',[90.625 -21.875 3.125 3.125], 'FaceColor',[1 1 1]);
rectangle('Position',[87.5 -25 3.125 3.125], 'FaceColor',[0 0 0]);
rectangle('Position',[90.625 -25 3.125 3.125], 'FaceColor',[1 1 1]);
rectangle('Position',[87.5 -28.125 3.125 3.125], 'FaceColor',[0 0 0]);
rectangle('Position',[90.625 -28.125 3.125 3.125], 'FaceColor',[1 1 1]);
rectangle('Position',[87.5 -31.25 3.125 3.125], 'FaceColor',[0 0 0]);
rectangle('Position',[90.625 -31.25 3.125 3.125], 'FaceColor',[1 1 1]);
rectangle('Position',[87.5 -34.375 3.125 3.125], 'FaceColor',[0 0 0]);
rectangle('Position',[90.625 -34.375 3.125 3.125], 'FaceColor',[1 1 1]);
rectangle('Position',[87.5 -37.5 3.125 3.125], 'FaceColor',[0 0 0]);
rectangle('Position',[90.625 -37.5 3.125 3.125], 'FaceColor',[1 1 1]);
rectangle('Position',[87.5 -40.625 3.125 3.125], 'FaceColor',[0 0 0]);
rectangle('Position',[90.625 -40.625 3.125 3.125], 'FaceColor',[1 1 1]);
rectangle('Position',[87.5 -43.75 3.125 3.125], 'FaceColor',[0 0 0]);
rectangle('Position',[90.625 -43.75 3.125 3.125], 'FaceColor',[1 1 1]);
rectangle('Position',[87.5 -46.875 3.125 3.125], 'FaceColor',[0 0 0]);
rectangle('Position',[90.625 -46.875 3.125 3.125], 'FaceColor',[1 1 1]);
rectangle('Position',[87.5 -50 3.125 3.125], 'FaceColor',[0 0 0]);
rectangle('Position',[90.625 -50 3.125 3.125], 'FaceColor',[1 1 1]);
rectangle('Position',[43.75 -90.625 3.125 3.125], 'FaceColor',[1 1 1]);
rectangle('Position',[46.875 -90.625 3.125 3.125], 'FaceColor',[1 1 1]);
rectangle('Position',[43.75 -93.75 3.125 3.125], 'FaceColor',[0 0 0]);
rectangle('Position',[46.875 -93.75 3.125 3.125], 'FaceColor',[0 0 0]);
rectangle('Position',[50 -90.625 3.125 3.125], 'FaceColor',[1 1 1]);
rectangle('Position',[53.125 -90.625 3.125 3.125], 'FaceColor',[1 1 1]);
rectangle('Position',[50 -93.75 3.125 3.125], 'FaceColor',[0 0 0]);
rectangle('Position',[53.125 -93.75 3.125 3.125], 'FaceColor',[0 0 0]);
rectangle('Position',[87.5 -103.125 3.125 3.125], 'FaceColor',[0 0 0]);
rectangle('Position',[90.625 -103.125 3.125 3.125], 'FaceColor',[0 0 0]);
rectangle('Position',[87.5 -106.25 3.125 3.125], 'FaceColor',[1 1 1]);
rectangle('Position',[90.625 -106.25 3.125 3.125], 'FaceColor',[1 1 1]);
rectangle('Position',[93.75 -103.125 3.125 3.125], 'FaceColor',[0 0 0]);
rectangle('Position',[96.875 -103.125 3.125 3.125], 'FaceColor',[0 0 0]);
rectangle('Position',[93.75 -106.25 3.125 3.125], 'FaceColor',[1 1 1]);
rectangle('Position',[96.875 -106.25 3.125 3.125], 'FaceColor',[1 1 1]);
rectangle('Position',[100 -103.125 3.125 3.125], 'FaceColor',[0 0 0]);
rectangle('Position',[103.125 -103.125 3.125 3.125], 'FaceColor',[0 0 0]);
rectangle('Position',[100 -106.25 3.125 3.125], 'FaceColor',[1 1 1]);
rectangle('Position',[103.125 -106.25 3.125 3.125], 'FaceColor',[1 1 1]);
rectangle('Position',[106.25 -103.125 3.125 3.125], 'FaceColor',[0 0 0]);
rectangle('Position',[109.375 -103.125 3.125 3.125], 'FaceColor',[0 0 0]);
rectangle('Position',[106.25 -106.25 3.125 3.125], 'FaceColor',[1 1 1]);
rectangle('Position',[109.375 -106.25 3.125 3.125], 'FaceColor',[1 1 1]);
rectangle('Position',[112.5 -103.125 3.125 3.125], 'FaceColor',[0 0 0]);
rectangle('Position',[115.625 -103.125 3.125 3.125], 'FaceColor',[0 0 0]);
rectangle('Position',[112.5 -106.25 3.125 3.125], 'FaceColor',[1 1 1]);
rectangle('Position',[115.625 -106.25 3.125 3.125], 'FaceColor',[1 1 1]);
rectangle('Position',[118.75 -103.125 3.125 3.125], 'FaceColor',[0 0 0]);
rectangle('Position',[121.875 -103.125 3.125 3.125], 'FaceColor',[0 0 0]);
rectangle('Position',[118.75 -106.25 3.125 3.125], 'FaceColor',[1 1 1]);
rectangle('Position',[121.875 -106.25 3.125 3.125], 'FaceColor',[1 1 1]);
rectangle('Position',[125 -103.125 3.125 3.125], 'FaceColor',[0 0 0]);
rectangle('Position',[128.125 -103.125 3.125 3.125], 'FaceColor',[0 0 0]);
rectangle('Position',[125 -106.25 3.125 3.125], 'FaceColor',[1 1 1]);
rectangle('Position',[128.125 -106.25 3.125 3.125], 'FaceColor',[1 1 1]);
rectangle('Position',[106.25 -140.625 3.125 3.125], 'FaceColor',[1 1 1]);
rectangle('Position',[109.375 -140.625 3.125 3.125], 'FaceColor',[0 0 0]);
rectangle('Position',[106.25 -143.75 3.125 3.125], 'FaceColor',[1 1 1]);
rectangle('Position',[109.375 -143.75 3.125 3.125], 'FaceColor',[0 0 0]);
rectangle('Position',[106.25 -146.875 3.125 3.125], 'FaceColor',[1 1 1]);
rectangle('Position',[109.375 -146.875 3.125 3.125], 'FaceColor',[0 0 0]);
rectangle('Position',[106.25 -150 3.125 3.125], 'FaceColor',[1 1 1]);
rectangle('Position',[109.375 -150 3.125 3.125], 'FaceColor',[0 0 0]);
rectangle('Position',[150 -140.625 3.125 3.125], 'FaceColor',[1 1 1]);
rectangle('Position',[153.125 -140.625 3.125 3.125], 'FaceColor',[1 1 1]);
rectangle('Position',[150 -143.75 3.125 3.125], 'FaceColor',[0 0 0]);
rectangle('Position',[153.125 -143.75 3.125 3.125], 'FaceColor',[0 0 0]);
rectangle('Position',[156.25 -140.625 3.125 3.125], 'FaceColor',[1 1 1]);
rectangle('Position',[159.375 -140.625 3.125 3.125], 'FaceColor',[1 1 1]);
rectangle('Position',[156.25 -143.75 3.125 3.125], 'FaceColor',[0 0 0]);
rectangle('Position',[159.375 -143.75 3.125 3.125], 'FaceColor',[0 0 0]);
rectangle('Position',[162.5 -140.625 3.125 3.125], 'FaceColor',[1 1 1]);
rectangle('Position',[165.625 -140.625 3.125 3.125], 'FaceColor',[1 1 1]);
rectangle('Position',[162.5 -143.75 3.125 3.125], 'FaceColor',[0 0 0]);
rectangle('Position',[165.625 -143.75 3.125 3.125], 'FaceColor',[0 0 0]);
rectangle('Position',[168.75 -140.625 3.125 3.125], 'FaceColor',[1 1 1]);
rectangle('Position',[171.875 -140.625 3.125 3.125], 'FaceColor',[1 1 1]);
rectangle('Position',[168.75 -143.75 3.125 3.125], 'FaceColor',[0 0 0]);
rectangle('Position',[171.875 -143.75 3.125 3.125], 'FaceColor',[0 0 0]);
rectangle('Position',[175 -140.625 3.125 3.125], 'FaceColor',[1 1 1]);
rectangle('Position',[178.125 -140.625 3.125 3.125], 'FaceColor',[1 1 1]);
rectangle('Position',[175 -143.75 3.125 3.125], 'FaceColor',[0 0 0]);
rectangle('Position',[178.125 -143.75 3.125 3.125], 'FaceColor',[0 0 0]);
rectangle('Position',[181.25 -140.625 3.125 3.125], 'FaceColor',[1 1 1]);
rectangle('Position',[184.375 -140.625 3.125 3.125], 'FaceColor',[1 1 1]);
rectangle('Position',[181.25 -143.75 3.125 3.125], 'FaceColor',[0 0 0]);
rectangle('Position',[184.375 -143.75 3.125 3.125], 'FaceColor',[0 0 0]);
rectangle('Position',[187.5 -140.625 3.125 3.125], 'FaceColor',[1 1 1]);
rectangle('Position',[190.625 -140.625 3.125 3.125], 'FaceColor',[1 1 1]);
rectangle('Position',[187.5 -143.75 3.125 3.125], 'FaceColor',[0 0 0]);
rectangle('Position',[190.625 -143.75 3.125 3.125], 'FaceColor',[0 0 0]);
rectangle('Position',[106.25 -153.125 3.125 3.125], 'FaceColor',[1 1 1]);
rectangle('Position',[109.375 -153.125 3.125 3.125], 'FaceColor',[0 0 0]);
rectangle('Position',[106.25 -156.25 3.125 3.125], 'FaceColor',[1 1 1]);
rectangle('Position',[109.375 -156.25 3.125 3.125], 'FaceColor',[0 0 0]);
rectangle('Position',[106.25 -159.375 3.125 3.125], 'FaceColor',[1 1 1]);
rectangle('Position',[109.375 -159.375 3.125 3.125], 'FaceColor',[0 0 0]);
rectangle('Position',[106.25 -162.5 3.125 3.125], 'FaceColor',[1 1 1]);
rectangle('Position',[109.375 -162.5 3.125 3.125], 'FaceColor',[0 0 0]);
rectangle('Position',[106.25 -165.625 3.125 3.125], 'FaceColor',[1 1 1]);
rectangle('Position',[109.375 -165.625 3.125 3.125], 'FaceColor',[0 0 0]);
rectangle('Position',[106.25 -168.75 3.125 3.125], 'FaceColor',[1 1 1]);
rectangle('Position',[109.375 -168.75 3.125 3.125], 'FaceColor',[0 0 0]);
rectangle('Position',[106.25 -171.875 3.125 3.125], 'FaceColor',[1 1 1]);
rectangle('Position',[109.375 -171.875 3.125 3.125], 'FaceColor',[0 0 0]);
rectangle('Position',[106.25 -175 3.125 3.125], 'FaceColor',[1 1 1]);
rectangle('Position',[109.375 -175 3.125 3.125], 'FaceColor',[0 0 0]);
rectangle('Position',[106.25 -178.125 3.125 3.125], 'FaceColor',[1 1 1]);
rectangle('Position',[109.375 -178.125 3.125 3.125], 'FaceColor',[0 0 0]);
rectangle('Position',[106.25 -181.25 3.125 3.125], 'FaceColor',[1 1 1]);
rectangle('Position',[109.375 -181.25 3.125 3.125], 'FaceColor',[0 0 0]);
rectangle('Position',[106.25 -184.375 3.125 3.125], 'FaceColor',[1 1 1]);
rectangle('Position',[109.375 -184.375 3.125 3.125], 'FaceColor',[0 0 0]);
rectangle('Position',[106.25 -187.5 3.125 3.125], 'FaceColor',[1 1 1]);
rectangle('Position',[109.375 -187.5 3.125 3.125], 'FaceColor',[0 0 0]);
rectangle('Position',[106.25 -190.625 3.125 3.125], 'FaceColor',[1 1 1]);
rectangle('Position',[109.375 -190.625 3.125 3.125], 'FaceColor',[0 0 0]);
rectangle('Position',[106.25 -193.75 3.125 3.125], 'FaceColor',[1 1 1]);
rectangle('Position',[109.375 -193.75 3.125 3.125], 'FaceColor',[0 0 0]);
X=[186.667,181.25,168.75,159.375,153.125,137.5,137.5,118.75,106.25,96.875,90.625,81.25,68.75,56.25,37.5,18.75,31.25,18.75,13.3333];
Y=[-186.667,-181.25,-168.75,-159.375,-159.375,-162.5,-137.5,-118.75,-118.75,-109.375,-109.375,-106.25,-93.75,-81.25,-62.5,-43.75,-31.25,-18.75,-13.3333];
hold on;
plot(X,Y,'r');
plot(X,Y,'bo');
legend('745.211','Location','southoutside');
